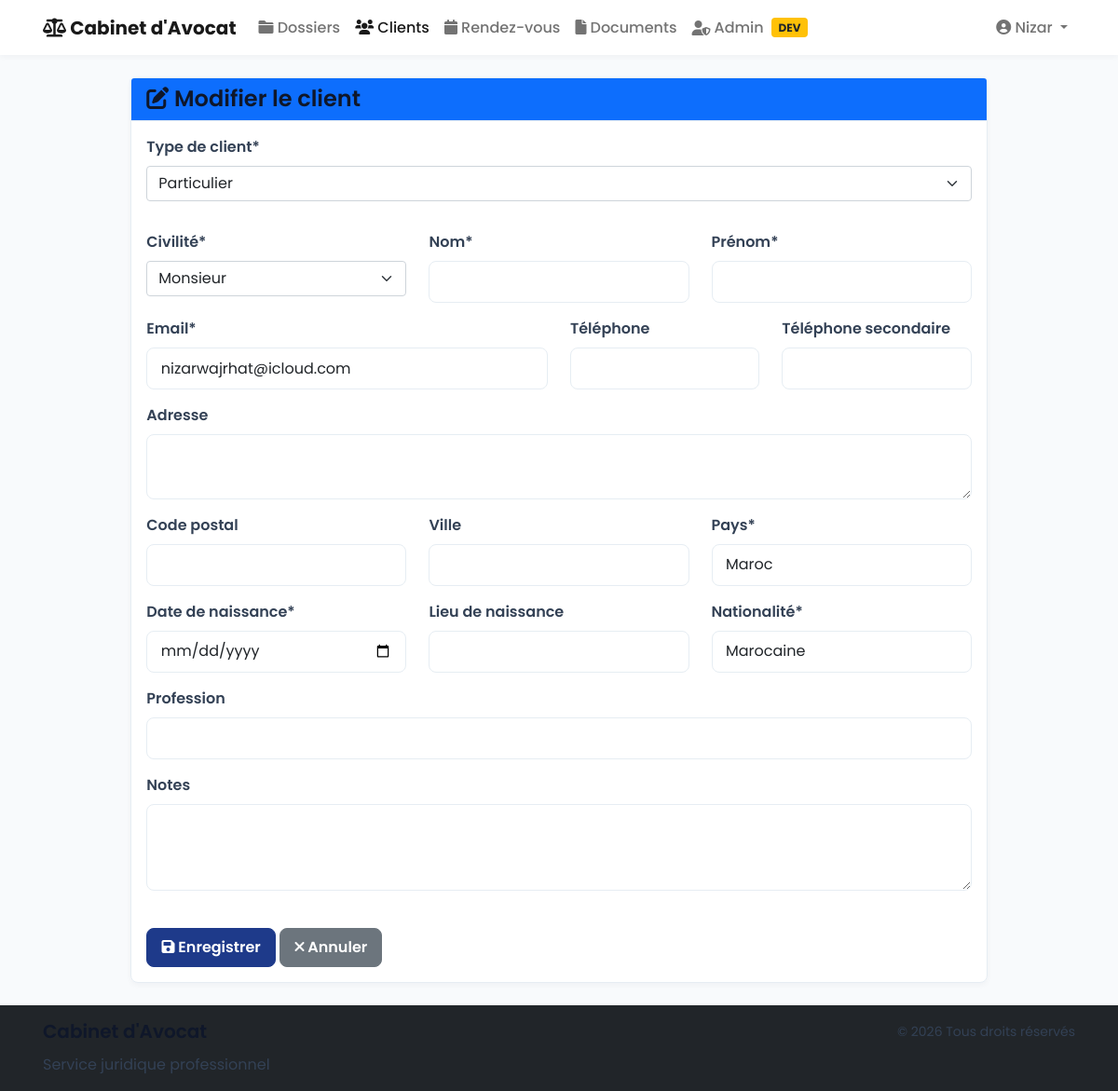
The app's page /clients/7/modifier/ (signed in) with its own data.
### utilisateurs/models.py (models this page shows, shortened)
class Utilisateur(AbstractUser):
    ROLE_CHOICES = [
        ('avocat', _('Avocat')),
        ('secretaire', _('Secrétaire')),
        ('client', _('Client')),
    ]
    role = models.CharField(
        max_length=20,
        choices=ROLE_CHOICES,
        default='client',
        verbose_name=_('rôle')
    )
    telephone = models.CharField(
        max_length=15,
        blank=True,
        verbose_name=_('téléphone')
    )
    telephone_mobile = models.CharField(
        max_length=15,
        blank=True,
        verbose_name=_('téléphone mobile')
    )
    photo = models.ImageField(
        upload_to='utilisateurs/photos/',
        blank=True,
        null=True,
        verbose_name=_('photo')
    )
    date_naissance = models.DateField(
        null=True,
        blank=True,
        verbose_name=_('date de naissance')
    )
    adresse = models.TextField(
        blank=True,
        verbose_name=_('adresse')
    )
    ville = models.CharField(
        max_length=100,
        blank=True,
        verbose_name=_('ville')
    )
    code_postal = models.CharField(
        max_length=10,
        blank=True,
        verbose_name=_('code postal')
    )
    pays = models.CharField(
        max_length=100,
        default='Maroc',
        verbose_name=_('pays')
    )
    specialite = models.CharField(
        max_length=100,
        blank=True,
        verbose_name=_('spécialité')
    )
    barreau = models.CharField(
        max_length=100,
        blank=True,
        verbose_name=_('barreau')
    )
    numero_avocat = models.CharField(
        max_length=50,
        blank=True,
        verbose_name=_('numéro d\'avocat')
    )
    date_prestation_serment = models.DateField(
        null=True,
        blank=True,
        verbose_name=_('date de prestation de serment')
    )
    departement = models.CharField(
        max_length=100,
        blank=True,
        verbose_name=_('département')
    )
    poste = models.CharField(
        max_length=100,
        blank=True,
        verbose_name=_('poste')
    )
    class Meta:
        verbose_name = _('utilisateur')
        verbose_name_plural = _('utilisateurs')
    @property
    def is_avocat(self):
        return self.role == 'avocat'

### clients/models.py (models this page shows, shortened)
class Client(models.Model):
    class Civilite(models.TextChoices):
        MONSIEUR = 'M', _('Monsieur')
        MADAME = 'MME', _('Madame')
        AUTRE = 'AUTRE', _('Autre')
    class TypeClient(models.TextChoices):
        PARTICULIER = 'PAR', _('Particulier')
        ENTREPRISE = 'ENT', _('Entreprise')
        ASSOCIATION = 'ASS', _('Association')
    user = models.OneToOneField(
        settings.AUTH_USER_MODEL,
        on_delete=models.CASCADE,
        null=True,
        blank=True,
        related_name='client',
        verbose_name=_('utilisateur')
    )
    civilite = models.CharField(
        max_length=5,
        choices=Civilite.choices,
        default=Civilite.MONSIEUR,
        verbose_name=_('civilité')
    )
    type_client = models.CharField(
        max_length=3,
        choices=TypeClient.choices,
        default=TypeClient.PARTICULIER,
        verbose_name=_('type de client')
    )
    nom = models.CharField(_('nom'), max_length=50)
    prenom = models.CharField(_('prénom'), max_length=50)
    email = models.EmailField(_('email'), max_length=50, unique=True)
    telephone_regex = RegexValidator(
        regex=r'^\+?1?\d{9,15}$',
        message=_('Le numéro de téléphone doit être au format: "+999999999". Maximum 15 chiffres autorisés.')
    )
    telephone = models.CharField(
        _('téléphone'),
        validators=[telephone_regex],
        max_length=20,
        blank=True
    )
    telephone_secondaire = models.CharField(
        _('téléphone secondaire'),
        validators=[telephone_regex],
        max_length=20,
        blank=True
    )
    adresse = models.TextField(_('adresse'), blank=True)
    code_postal = models.CharField(
        _('code postal'),
        max_length=10,
        blank=True
    )
    ville = models.CharField(
        _('ville'),
        max_length=100,
        blank=True
    )
    pays = models.CharField(
        _('pays'),
        max_length=100,
        default='Maroc'
    )
    date_naissance = models.DateField(
        _('date de naissance'),
        null=True,
        blank=True
    )
    lieu_naissance = models.CharField(
        _('lieu de naissance'),
        max_length=100,
        blank=True
    )
    nationalite = models.CharField(
        _('nationalité'),
        max_length=100,
        default='Marocaine'
    )
    profession = models.CharField(
        _('profession'),
        max_length=100,
        blank=True
    )
    raison_sociale = models.CharField(
        _('raison sociale'),
        max_length=200,
        blank=True
    )
    numero_rc = models.CharField(
        _('numéro RC'),
        max_length=50,
        blank=True,
        validators=[MinLengthValidator(5)]
    )
    ice = models.CharField(
        _('ICE'),
        max_length=50,
        blank=True,
        validators=[MinLengthValidator(15)]
    )
    date_creation = models.DateTimeField(
        _('date de création'),
        default=timezone.now
    )
    date_modification = models.DateTimeField(
        _('date de modification'),
        default=timezone.now
    )
    notes = models.TextField(_('notes'), blank=True)
    class Meta:
        verbose_name = _('client')
        verbose_name_plural = _('clients')
        ordering = ['nom', 'prenom']
        indexes = [
            models.Index(fields=['nom'], name='client_nom_idx'),
            models.Index(fields=['prenom'], name='client_prenom_idx'),
            models.Index(fields=['email'], name='client_email_idx'),
            models.Index(fields=['type_client'], name='client_type_idx')
        ]

### clients/views.py (the view)
# urls.py: path('<int:pk>/modifier/', views.client_update, name='update'),
@login_required
def client_update(request, pk):
    logger.debug('Tentative de modification du client %s', pk)
    client = get_object_or_404(Client, pk=pk)
    if request.method == 'POST':
        logger.debug('Méthode POST reçue avec les données: %s', request.POST)
        form = ClientForm(request.POST, instance=client)
        if form.is_valid():
            logger.debug('Formulaire valide')
            form.save()
            messages.success(request, _('Le client a été modifié avec succès.'))
            return redirect('clients:detail', pk=client.pk)
        else:
            logger.error('Erreurs dans le formulaire: %s', form.errors)
    else:
        form = ClientForm(instance=client)
    return render(request, 'clients/client_form.html', {
        'form': form,
        'client': client,
        'title': _('Modifier le client')
    })

### templates/clients/client_form.html (shortened to what this page needs)
{% extends "base.html" %}
{% load i18n crispy_forms_tags %}
{% block content %}
<div class="row justify-content-center">
    <div class="col-md-10">
        <div class="card">
            <div class="card-header bg-primary text-white">
                <h4 class="card-title mb-0">
                    {% if client %}
                        <i class="fas fa-edit"></i> {% trans "Modifier le client" %}
                    {% else %}
                        <i class="fas fa-plus"></i> {% trans "Nouveau client" %}
                    {% endif %}
                </h4>
            </div>
            <div class="card-body">
                <form method="post" novalidate>
                    <div class="row mb-3">
                        <div class="col-md-12">
                            {{ form.type_client|as_crispy_field }}
                        </div>
                    </div>
                    <div class="row">
                        <div class="col-md-4">
                            {{ form.civilite|as_crispy_field }}
                        </div>
                        <div class="col-md-4">
                            {{ form.nom|as_crispy_field }}
                        </div>
                        <div class="col-md-4">
                            {{ form.prenom|as_crispy_field }}
                        </div>
                    </div>
                    <div class="row">
                        <div class="col-md-6">
                            {{ form.email|as_crispy_field }}
                        </div>
                        <div class="col-md-3">
                            {{ form.telephone|as_crispy_field }}
                        </div>
                        <div class="col-md-3">
                            {{ form.telephone_secondaire|as_crispy_field }}
                        </div>
                    </div>
                    <div class="row">
                        <div class="col-12">
                            {{ form.adresse|as_crispy_field }}
                        </div>
                    </div>
                    <div class="row">
                        <div class="col-md-4">
                            {{ form.code_postal|as_crispy_field }}
                        </div>
                        <div class="col-md-4">
                            {{ form.ville|as_crispy_field }}
                        </div>
                        <div class="col-md-4">
                            {{ form.pays|as_crispy_field }}
                        </div>
                    </div>
                    <div class="particulier-fields">
                        <div class="row">
                            <div class="col-md-4">
                                {{ form.date_naissance|as_crispy_field }}
                            </div>
                            <div class="col-md-4">
                                {{ form.lieu_naissance|as_crispy_field }}
                            </div>
                            <div class="col-md-4">
                                {{ form.nationalite|as_crispy_field }}
                            </div>
                        </div>
                        <div class="row">
                            <div class="col-md-12">
                                {{ form.profession|as_crispy_field }}
                            </div>
                        </div>
                    </div>
                    <div class="row">
                        <div class="col-12">
                            {{ form.notes|as_crispy_field }}
                        </div>
                    </div>
                    <div class="mt-4">
                        <button type="submit" class="btn btn-primary">
                            <i class="fas fa-save"></i> {% trans "Enregistrer" %}
                        </button>
                        <a href="{% if client %}{% url 'clients:detail' pk=client.pk %}{% else %}{% url 'clients:list' %}{% endif %}" class="btn btn-secondary">
                            <i class="fas fa-times"></i> {% trans "Annuler" %}
                        </a>
                    </div>
                </form>
            </div>
        </div>
    </div>
</div>
{% endblock %}

### templates/base.html (shortened to what this page needs)
{% load static %}
{% load i18n %}
<!DOCTYPE html>
<html lang="fr">
<head>
    <link rel="stylesheet" href="https://cdnjs.cloudflare.com/ajax/libs/font-awesome/6.0.0/css/all.min.css">
    <link href="https://cdn.jsdelivr.net/npm/bootstrap@5.1.3/dist/css/bootstrap.min.css" rel="stylesheet">
    <link rel="stylesheet" href="{% static 'css/style.css' %}">
</head>
<body class="fade-in">
    <nav class="navbar navbar-expand-lg navbar-light sticky-top">
        <div class="container">
            <a class="navbar-brand" href="{% url 'home' %}">
                <i class="fas fa-balance-scale"></i> Cabinet d'Avocat
            </a>
            <div class="collapse navbar-collapse" id="navbarNav">
                {% if user.is_authenticated %}
                    <ul class="navbar-nav me-auto">
                        {% if user.is_avocat or user.is_secretaire %}
                            <li class="nav-item">
                                <a class="nav-link {% if request.resolver_match and request.resolver_match.namespace == 'dossiers' %}active{% endif %}"
                                   href="{% url 'dossiers:list' %}">
                                    <i class="fas fa-folder"></i> {% trans "Dossiers" %}
                                </a>
                            </li>
                            <li class="nav-item">
                                <a class="nav-link {% if request.resolver_match and request.resolver_match.namespace == 'clients' %}active{% endif %}"
                                   href="{% url 'clients:list' %}">
                                    <i class="fas fa-users"></i> {% trans "Clients" %}
                                </a>
                            </li>
                        {% endif %}
                        <li class="nav-item">
                            <a class="nav-link {% if request.resolver_match and request.resolver_match.namespace == 'rendezvous' %}active{% endif %}"
                               href="{% url 'rendezvous:list' %}">
                                <i class="fas fa-calendar"></i> {% trans "Rendez-vous" %}
                            </a>
                        </li>
                        <li class="nav-item">
                            <a class="nav-link {% if request.resolver_match and request.resolver_match.namespace == 'documents' %}active{% endif %}"
                               href="{% url 'documents:list' %}">
                                <i class="fas fa-file"></i> {% trans "Documents" %}
                            </a>
                        </li>
                        {% if user.is_staff or user.is_superuser %}
                            <li class="nav-item">
                                <a class="nav-link d-flex align-items-center" href="{% url 'admin:index' %}">
                                    <i class="fas fa-user-shield"></i>
                                    <span class="ms-1">{% trans "Admin" %}</span>
                                    {% if debug %}
                                        <span class="badge bg-warning text-dark ms-2" title="Development only">DEV</span>
                                    {% endif %}
                                </a>
                            </li>
                        {% endif %}
                    </ul>
                    <ul class="navbar-nav">
                        <li class="nav-item dropdown">
                            <a class="nav-link dropdown-toggle" href="#" id="userDropdown" role="button"
                               data-bs-toggle="dropdown" aria-expanded="false">
                                <i class="fas fa-user-circle"></i> {{ user.get_full_name|default:user.username }}
                            </a>
                        </li>
                    </ul>
                {% endif %}
            </div>
        </div>
    </nav>
    <main class="container py-4">
        {% block content %}{% endblock %}
    </main>
    <footer class="footer mt-auto py-3 bg-dark text-white">
        <div class="container">
            <div class="row">
                <div class="col-md-6">
                    <h5>Cabinet d'Avocat</h5>
                    <p class="mb-0">{% trans "Service juridique professionnel" %}</p>
                </div>
                <div class="col-md-6 text-md-end">
                    <p class="mb-0">
                        <small>© {% now "Y" %} {% trans "Tous droits réservés" %}</small>
                    </p>
                </div>
            </div>
        </div>
    </footer>
</body>
</html>

### records on screen
Utilisateur: get_full_name "Nizar"
Client: type_client "Particulier", civilite "Monsieur", email "nizarwajrhat@icloud.com", pays "Maroc", nationalite "Marocaine"
